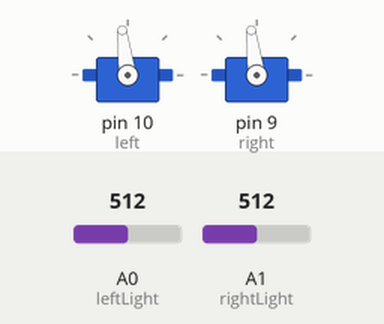
Recording of a sketch running on a simulated Arduino Uno, built with avr-gcc and run on an emulated ATmega328P. On the bench: 2 × servo. The inputs (shaded band) are chosen by the test bench; at power-on: A1 (rightLight) = 512, A0 (leftLight) = 512.

Above: at 1.2 s.
1.3 s: A1 (rightLight) set to 122
At 2.4 s:
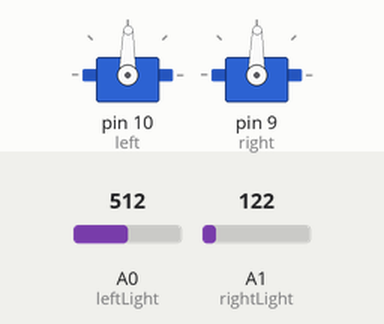
2.8 s: A0 (leftLight) set to 122
At 3.5 s:
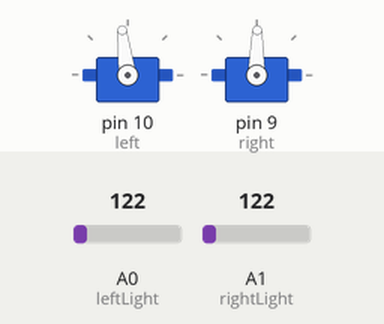
Timing chart, 0 to 5.8 s (numbered marks = the images above; inputs shaded):
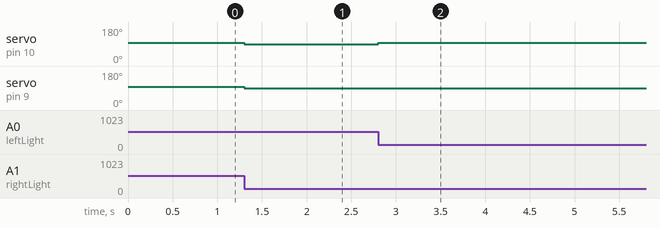

Measured:
- after the input at 1.3 s, servo on pin 10 (left), servo on pin 9 (right): 97° → 89° at once
- after the input at 2.8 s, servo on pin 10 (left): 89° → 97° at once

The sketch:

line_follow_2_sensors.ino
```cpp
/* Software 1073 Example Program
Written and debugged for use on the Arduino boebot platform
last updated: 10/21/14

Program: Using both of the light sensors, follow a line

IMPORTANT NOTE:
This example program, in order to maintain compatibility with all the boebots, does not take any specific line sensor values.
The integers whiteValLeft and whiteValRight need to be set with your BoeBot's values.
Simply replace the 0's with your values
*/

#include <Servo.h>

Servo left;
Servo right;  //creates two servo objects

int leftLight = 0;
int rightLight = 1;

int leftVal = 0;
int rightVal = 0;

int whiteValLeft = 0; //IMPORTANT - Add your white values here
int whiteValRight = 0;

int forw = 1540;
int rev = 1460;
int zero = 1500;

int changeVal = 150;

void readSensors(){
  leftVal = analogRead(leftLight);
  rightVal = analogRead(rightLight);
}
boolean isLeftLine(){
  boolean isLeft;
  if(leftVal >= (whiteValLeft + changeVal)){
    isLeft = true;
  }
  else{
    isLeft = false;
  }
  return isLeft;
}
boolean isRightLine(){
  boolean isRight;
  if(rightVal >= (whiteValRight + changeVal)){
    isRight = true;
  }
  else{
    isRight = false;
  }
  return isRight;
}

void setup(){ //setup runs just once
  left.attach(10);
  right.attach(9); //mounts each servo on their respective digital pin
}
void loop(){ //loop runs over and over again
  readSensors();
  if(isRightLine()){
    left.writeMicroseconds(forw);
    right.writeMicroseconds(forw);
  }
  else if(isLeftLine()){
    left.writeMicroseconds(rev);
    right.writeMicroseconds(rev);
  }
  else{
    left.writeMicroseconds(forw);
    right.writeMicroseconds(rev);
  }
}
```
